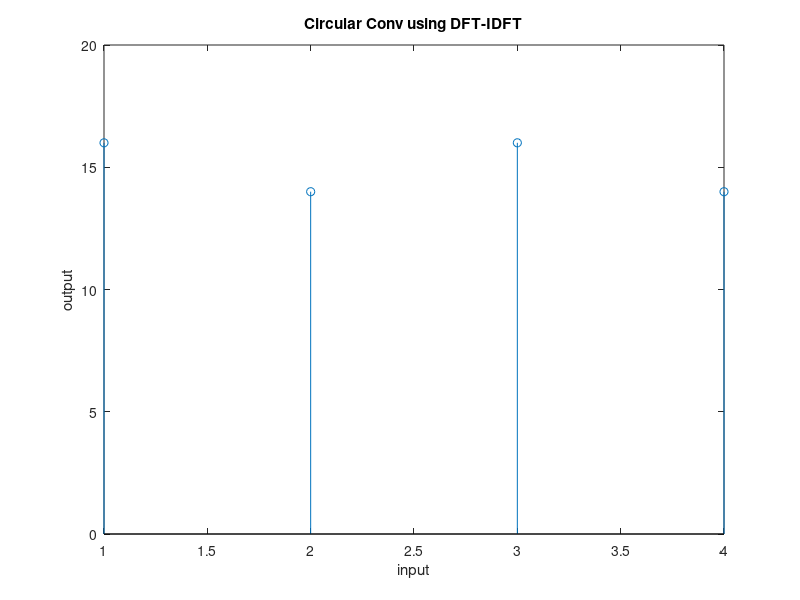

Write MATLAB code to recreate this figure.
% @Author:Balasubramanyam Evani
% EC1634 DSP LAB
% using fft and ifft method for calculating circular convolution

x1 = [1,2,3,4];
x2 = [1,2,1,2];
X = fft(x1);
H = fft(x2);
mul = X .* H;
inv = ifft(mul);
stem(inv),xlabel('input'),ylabel('output'),title('Circular Conv using DFT-IDFT');